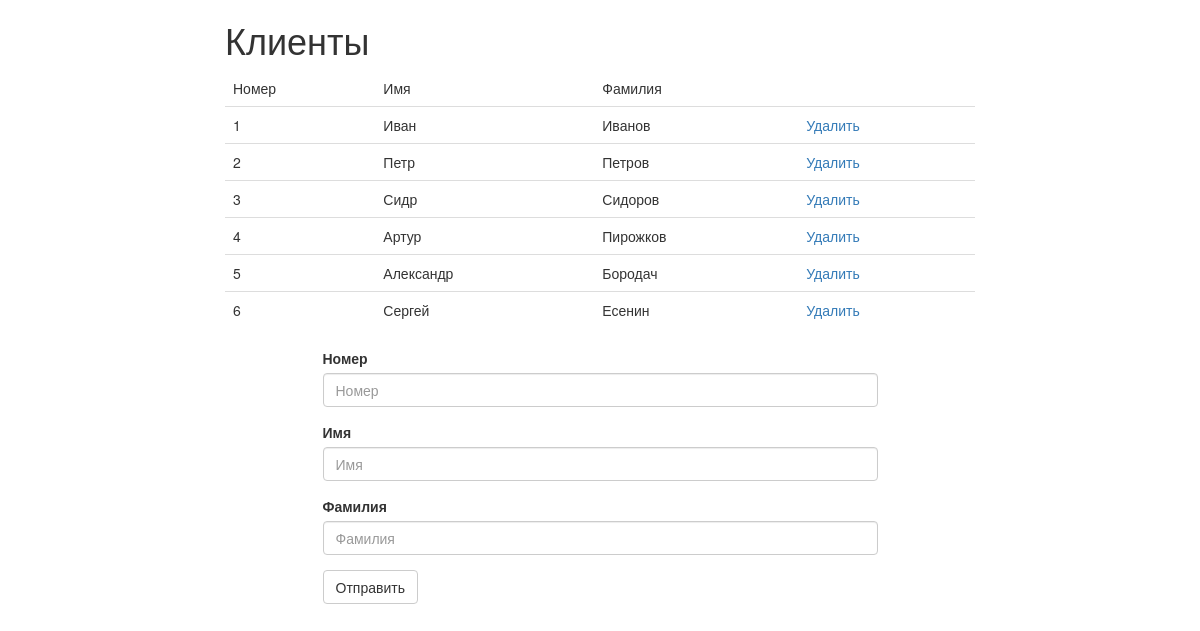
The page / on the database its author committed.
### tables this page shows
CREATE TABLE IF NOT EXISTS `client` (
  `client_id` INT NOT NULL AUTO_INCREMENT,
  `client_fname` VARCHAR(45) NOT NULL,
  `client_mname` VARCHAR(45) NOT NULL,
  `client_sname` VARCHAR(45) NOT NULL,
  `client_dateofbirth` DATE NOT NULL,
  `client_passport` VARCHAR(45) NOT NULL,
  `client_address` VARCHAR(45) NOT NULL,
  `client_phone` VARCHAR(45) NOT NULL,
  `client_email` VARCHAR(45) NULL,
  PRIMARY KEY (`client_id`));

### index.php (the view, shortened to what this page needs)
<!DOCTYPE html>
<html>
<head>
	<link href="public/css/bootstrap.min.css" rel="stylesheet">
</head>
<body>
	<?php
		require('app/config.php');
	?>
	<div class="container">
		<div class="row">
			<div class="col-sm-8">
				<h1>Клиенты</h1>
				<table class="table table-hover">
					<thead>
						<tr>
							<td>Номер</td>
							<td>Имя</td>
							<td>Фамилия</td>
							<td></td>
						</tr>
					</thead>
					<tbody>
						<?php
							$sql = mysqli_query($link, "SELECT client_id, client_fname, client_sname FROM client");
							while ($result = mysqli_fetch_array($sql)) {
								echo '<tr><td>'.$result['client_id'].'</td><td>'.$result['client_fname'].'</td><td>'.$result['client_sname'].'</td><td><a href="?del='.$result['client_id'].'">Удалить</a></td></tr>';
							}
						?>
					</tbody>
				</table>
			</div>
		</div>
		<div class="row">
			<div class="col-sm-3">
			</div>
			<div class="col-sm-6">
				<form role="form" action="" method="post">
					<div class="form-group">
						<label for="id">Номер</label>
						<input type="text" name="c_id" class="form-control" id="id" placeholder="Номер">
					</div>
					<div class="form-group">
						<label for="fname">Имя</label>
						<input type="text" name="c_fname" class="form-control" id="fname" placeholder="Имя">
					</div>
					<div class="form-group">
						<label for="sname">Фамилия</label>
						<input type="text" name="c_sname" class="form-control" id="sname" placeholder="Фамилия">
					</div>
					<button type="submit" class="btn btn-default">Отправить</button>
				</form>
			</div>
			<div class="col-sm-3">
			</div>
		</div>
    </div>
</body>
</html>

### rows shown on the page
client: client_id "1", client_fname "Иван", client_sname "Иванов"
client: client_id "2", client_fname "Петр", client_sname "Петров"
client: client_id "3", client_fname "Сидр", client_sname "Сидоров"
client: client_id "4", client_fname "Артур", client_sname "Пирожков"
client: client_id "5", client_fname "Александр", client_sname "Бородач"
client: client_id "6", client_fname "Сергей", client_sname "Есенин"
